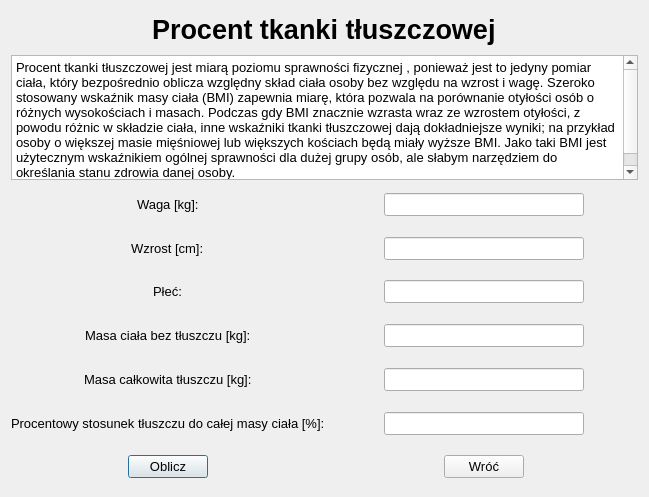
<?xml version="1.0" encoding="UTF-8"?>
<ui version="4.0">
 <class>bf</class>
 <widget class="QDialog" name="bf">
  <property name="geometry">
   <rect>
    <x>0</x>
    <y>0</y>
    <width>649</width>
    <height>497</height>
   </rect>
  </property>
  <property name="windowTitle">
   <string>Procent tkanki tłuszczowej</string>
  </property>
  <layout class="QGridLayout" name="gridLayout_2">
   <item row="0" column="0">
    <layout class="QGridLayout" name="gridLayout">
     <item row="0" column="0" colspan="2" alignment="Qt::AlignHCenter|Qt::AlignVCenter">
      <widget class="QLabel" name="label">
       <property name="maximumSize">
        <size>
         <width>16777215</width>
         <height>50</height>
        </size>
       </property>
       <property name="font">
        <font>
         <pointsize>20</pointsize>
         <weight>75</weight>
         <bold>true</bold>
        </font>
       </property>
       <property name="text">
        <string>Procent tkanki tłuszczowej</string>
       </property>
      </widget>
     </item>
     <item row="2" column="0" alignment="Qt::AlignHCenter|Qt::AlignVCenter">
      <widget class="QLabel" name="label_3">
       <property name="font">
        <font>
         <pointsize>10</pointsize>
        </font>
       </property>
       <property name="text">
        <string>Waga [kg]:</string>
       </property>
      </widget>
     </item>
     <item row="4" column="1" alignment="Qt::AlignHCenter|Qt::AlignVCenter">
      <widget class="QLineEdit" name="lineEdit_plec">
       <property name="minimumSize">
        <size>
         <width>200</width>
         <height>0</height>
        </size>
       </property>
       <property name="maximumSize">
        <size>
         <width>500</width>
         <height>16777215</height>
        </size>
       </property>
       <property name="font">
        <font>
         <pointsize>10</pointsize>
        </font>
       </property>
      </widget>
     </item>
     <item row="2" column="1" alignment="Qt::AlignHCenter|Qt::AlignVCenter">
      <widget class="QLineEdit" name="lineEdit_waga">
       <property name="minimumSize">
        <size>
         <width>200</width>
         <height>0</height>
        </size>
       </property>
       <property name="maximumSize">
        <size>
         <width>500</width>
         <height>16777215</height>
        </size>
       </property>
       <property name="font">
        <font>
         <pointsize>10</pointsize>
        </font>
       </property>
      </widget>
     </item>
     <item row="7" column="0" alignment="Qt::AlignHCenter|Qt::AlignVCenter">
      <widget class="QLabel" name="label_8">
       <property name="font">
        <font>
         <pointsize>10</pointsize>
        </font>
       </property>
       <property name="text">
        <string>Masa całkowita tłuszczu [kg]:</string>
       </property>
      </widget>
     </item>
     <item row="3" column="1" alignment="Qt::AlignHCenter|Qt::AlignVCenter">
      <widget class="QLineEdit" name="lineEdit_wzrost">
       <property name="minimumSize">
        <size>
         <width>200</width>
         <height>0</height>
        </size>
       </property>
       <property name="maximumSize">
        <size>
         <width>500</width>
         <height>16777215</height>
        </size>
       </property>
       <property name="font">
        <font>
         <pointsize>10</pointsize>
        </font>
       </property>
      </widget>
     </item>
     <item row="8" column="0" alignment="Qt::AlignHCenter|Qt::AlignVCenter">
      <widget class="QLabel" name="label_7">
       <property name="font">
        <font>
         <pointsize>10</pointsize>
        </font>
       </property>
       <property name="text">
        <string>Procentowy stosunek tłuszczu do całej masy ciała [%]:</string>
       </property>
      </widget>
     </item>
     <item row="5" column="1" alignment="Qt::AlignHCenter|Qt::AlignVCenter">
      <widget class="QLineEdit" name="lineEdit_bf">
       <property name="minimumSize">
        <size>
         <width>200</width>
         <height>0</height>
        </size>
       </property>
       <property name="maximumSize">
        <size>
         <width>500</width>
         <height>16777215</height>
        </size>
       </property>
       <property name="font">
        <font>
         <pointsize>10</pointsize>
        </font>
       </property>
       <property name="readOnly">
        <bool>true</bool>
       </property>
      </widget>
     </item>
     <item row="9" column="0" alignment="Qt::AlignHCenter|Qt::AlignVCenter">
      <widget class="QPushButton" name="pushButton_oblicz">
       <property name="font">
        <font>
         <pointsize>10</pointsize>
        </font>
       </property>
       <property name="text">
        <string>Oblicz</string>
       </property>
      </widget>
     </item>
     <item row="9" column="1" alignment="Qt::AlignHCenter|Qt::AlignVCenter">
      <widget class="QPushButton" name="pushButton">
       <property name="font">
        <font>
         <pointsize>10</pointsize>
        </font>
       </property>
       <property name="text">
        <string>Wróć</string>
       </property>
      </widget>
     </item>
     <item row="5" column="0" alignment="Qt::AlignHCenter|Qt::AlignVCenter">
      <widget class="QLabel" name="label_6">
       <property name="font">
        <font>
         <pointsize>10</pointsize>
        </font>
       </property>
       <property name="text">
        <string>Masa ciała bez tłuszczu [kg]:</string>
       </property>
      </widget>
     </item>
     <item row="8" column="1" alignment="Qt::AlignHCenter|Qt::AlignVCenter">
      <widget class="QLineEdit" name="lineEdit_bf_3">
       <property name="minimumSize">
        <size>
         <width>200</width>
         <height>0</height>
        </size>
       </property>
       <property name="maximumSize">
        <size>
         <width>500</width>
         <height>16777215</height>
        </size>
       </property>
       <property name="font">
        <font>
         <pointsize>10</pointsize>
        </font>
       </property>
       <property name="readOnly">
        <bool>true</bool>
       </property>
      </widget>
     </item>
     <item row="4" column="0" alignment="Qt::AlignHCenter|Qt::AlignVCenter">
      <widget class="QLabel" name="label_5">
       <property name="font">
        <font>
         <pointsize>10</pointsize>
        </font>
       </property>
       <property name="text">
        <string>Płeć:</string>
       </property>
      </widget>
     </item>
     <item row="3" column="0" alignment="Qt::AlignHCenter|Qt::AlignVCenter">
      <widget class="QLabel" name="label_4">
       <property name="font">
        <font>
         <pointsize>10</pointsize>
        </font>
       </property>
       <property name="text">
        <string>Wzrost [cm]:</string>
       </property>
      </widget>
     </item>
     <item row="7" column="1" alignment="Qt::AlignHCenter|Qt::AlignVCenter">
      <widget class="QLineEdit" name="lineEdit_bf_2">
       <property name="minimumSize">
        <size>
         <width>200</width>
         <height>0</height>
        </size>
       </property>
       <property name="maximumSize">
        <size>
         <width>500</width>
         <height>16777215</height>
        </size>
       </property>
       <property name="font">
        <font>
         <pointsize>10</pointsize>
        </font>
       </property>
       <property name="readOnly">
        <bool>true</bool>
       </property>
      </widget>
     </item>
     <item row="1" column="0" colspan="2">
      <widget class="QPlainTextEdit" name="plainTextEdit">
       <property name="maximumSize">
        <size>
         <width>16777215</width>
         <height>125</height>
        </size>
       </property>
       <property name="font">
        <font>
         <pointsize>10</pointsize>
        </font>
       </property>
       <property name="plainText">
        <string>Procent tkanki tłuszczowej jest miarą poziomu sprawności fizycznej , ponieważ jest to jedyny pomiar ciała, który bezpośrednio oblicza względny skład ciała osoby bez względu na wzrost i wagę. Szeroko stosowany wskaźnik masy ciała (BMI) zapewnia miarę, która pozwala na porównanie otyłości osób o różnych wysokościach i masach. Podczas gdy BMI znacznie wzrasta wraz ze wzrostem otyłości, z powodu różnic w składzie ciała, inne wskaźniki tkanki tłuszczowej dają dokładniejsze wyniki; na przykład osoby o większej masie mięśniowej lub większych kościach będą miały wyższe BMI. Jako taki BMI jest użytecznym wskaźnikiem ogólnej sprawności dla dużej grupy osób, ale słabym narzędziem do określania stanu zdrowia danej osoby.</string>
       </property>
      </widget>
     </item>
    </layout>
   </item>
  </layout>
 </widget>
 <resources/>
 <connections/>
</ui>
